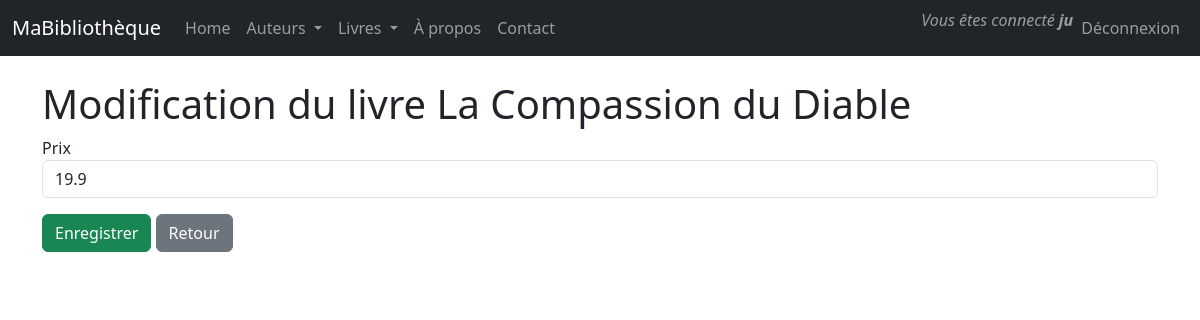
/livres/1/update/ (signed in), run on the app's committed database.
### monApp/models.py (models this page shows, shortened)
class User(db.Model, UserMixin):
    Login = db.Column(db.String(50), primary_key=True)
    Password = db.Column(db.String(64))
    @login_manager.user_loader
    def load_user(username):
        return User.query.get(username)

class Livre(db.Model):
    idL = db.Column( db.Integer, primary_key=True )
    Prix = db.Column( db.Float )
    Titre = db.Column( db.String(100) )
    Url = db.Column( db.String(255) )
    Img = db.Column( db.String(255) )
    auteur_id = db.Column (db.Integer , db.ForeignKey ("auteur.idA") )
    auteur = db.relationship ("Auteur", backref =db.backref ("livres", lazy="dynamic") )

### monApp/views.py (the view)
@app.route('/livres/<idL>/update/')
@login_required
def updateLivre(idL):
    unLivre = Livre.query.get(idL)
    unForm = FormLivre(idL=unLivre.idL , Prix=unLivre.Prix)
    return render_template("livre_update.html",selectedLivre=unLivre, updateForm=unForm)

### monApp/forms.py
class FormLivre(FlaskForm):
    idL=HiddenField('idL')
    Prix = StringField ('Prix', validators =[DataRequired()] )

### monApp/templates/livre_update.html (shortened to what this page needs)
{% extends "base.html" %}
{% block main %}
<h1>Modification du livre {{ selectedLivre.Titre }}</h1>
<form role="form" method="POST" action="{{ url_for('saveLivre') }}">
    <div class="form-group mb-3">
        {{ updateForm.Prix.label }}
        {{ updateForm.Prix(class_="form-control") }}
    </div>
    <input class="btn btn-success" type="submit" value="Enregistrer">
    <a href="{{ url_for('getLivres') }}" class="btn btn-secondary">Retour</a>
</form>
{% endblock %}

### monApp/templates/base.html (shortened to what this page needs)
<html>
<head>
    <link rel="stylesheet" href="{{ url_for('static', filename='css/style.css') }}">
    <link href="https://cdn.jsdelivr.net/npm/bootstrap@5.3.0/dist/css/bootstrap.min.css" rel="stylesheet">
</head>
<body>
    {% block navbar %}
    <nav class="navbar navbar-expand-md navbar-dark bg-dark fixed-top">
        <div class="container-fluid">
            <a class="navbar-brand">MaBibliothèque</a>
            <div class="collapse navbar-collapse" id="mainNavbar">
                <ul class="navbar-nav me-auto mb-2 mb-md-0">
                    <li class="nav-item">
                        <a class="nav-link" href="{{ url_for('index') }}">Home</a>
                    </li>
                    <li class="nav-item dropdown">
                        <a class="nav-link dropdown-toggle" href="#" id="auteursDropdown" role="button" data-bs-toggle="dropdown" aria-expanded="false">
                            Auteurs
                        </a>
                    </li>
                    <li class="nav-item dropdown">
                        <a class="nav-link dropdown-toggle" href="#" id="livresDropdown" role="button" data-bs-toggle="dropdown" aria-expanded="false">
                            Livres
                        </a>
                    </li>
                    <li class="nav-item">
                        <a class="nav-link" href="{{ url_for('about') }}">À propos</a>
                    </li>
                    <li class="nav-item">
                        <a class="nav-link" href="{{ url_for('contact') }}">Contact</a>
                    </li>
                </ul>
                <ul class="navbar-nav ms-auto mb-2 mb-md-0">
                    {% if current_user.is_authenticated %}
                        <li class="nav-item">
                            <span class="navbar-text">
                                <em>Vous êtes connecté <strong>{{ current_user.Login }}</strong></em>
                            </span>
                        </li>
                        <li class="nav-item">
                            <a class="nav-link" href="{{ url_for('logout') }}">Déconnexion</a>
                        </li>
                    {% else %}
                        <li class="nav-item">
                            <a class="nav-link" href="{{ url_for('login') }}">Se connecter</a>
                        </li>
                    {% endif %}
                </ul>
            </div>
        </div>
    </nav>
    {% endblock %}
    {% block content %}
    <main role="main" class="container">
        {% block main %}{% endblock %}
    </main>
    {% endblock %}
</body>
</html>

### monApp/static/css/style.css (style rules this page uses)
h1 { color : blue; }
main { margin-top: 5em; }
body { font-family: sans-serif; }

### data on the page
User: Login "ju"
Livre: Titre "La Compassion du Diable", Prix "19.9"

### other printed values
{{ updateForm.Prix.label }} "Prix"
